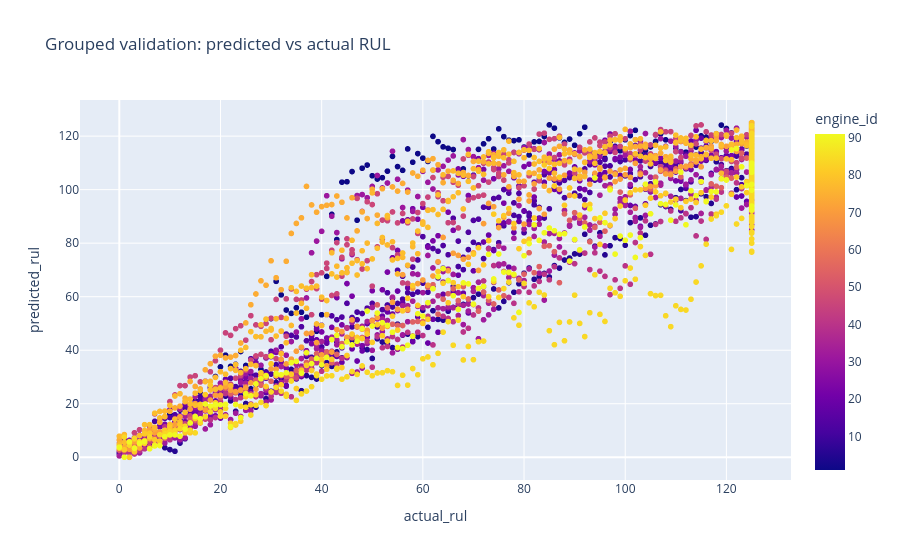

Notebook code for this chart:
### Code cell
metrics = pd.read_json(PROJECT_DIR / 'reports' / f'{DATASET.lower()}_metrics.json', typ='series')
validation = pd.read_csv(PROJECT_DIR / 'reports' / f'{DATASET.lower()}_validation_predictions.csv')
display(metrics.to_frame('value'))
px.scatter(validation, x='actual_rul', y='predicted_rul', color='engine_id',
            title='Grouped validation: predicted vs actual RUL')

### Figure 1 — Plotly figure (JSON) as saved in the notebook; plotly's stock layout.template omitted (floating-point values rounded to 4 significant figures; data arrays with more than 128 entries replaced by an {"elided": "..."} marker saying what was removed)
{"data": [{"hovertemplate": "actual_rul=%{x}<br>predicted_rul=%{y}<br>engine_id=%{marker.color}<extra></extra>", "legendgroup": "", "marker": {"color": {"elided": "4070 int values"}, "coloraxis": "coloraxis", "symbol": "circle"}, "mode": "markers", "name": "", "showlegend": false, "type": "scattergl", "x": {"elided": "4070 int values"}, "xaxis": "x", "y": {"elided": "4070 float values"}, "yaxis": "y"}], "layout": {"coloraxis": {"colorbar": {"title": {"text": "engine_id"}}, "colorscale": [[0, "#0d0887"], [0.1111, "#46039f"], [0.2222, "#7201a8"], [0.3333, "#9c179e"], [0.4444, "#bd3786"], [0.5556, "#d8576b"], [0.6667, "#ed7953"], [0.7778, "#fb9f3a"], [0.8889, "#fdca26"], [1, "#f0f921"]]}, "legend": {"tracegroupgap": 0}, "title": {"text": "Grouped validation: predicted vs actual RUL"}, "xaxis": {"anchor": "y", "domain": [0, 1], "title": {"text": "actual_rul"}}, "yaxis": {"anchor": "x", "domain": [0, 1], "title": {"text": "predicted_rul"}}}}
